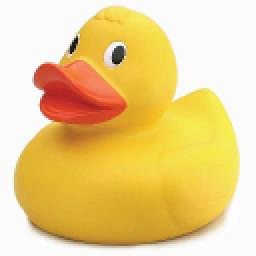
#> input picture prototypes/thresholding/test-data/ducky-128.jpg, 128 x 128 px (shown 2 times larger)
$ python main.py
#> lines starting #> are read from the running program, lines starting #| are printed output that depends on the picture
### prototypes/thresholding/python/threshold.py

thresholds = None

cycle = 0

NUM_OF_SLOTS = 4

slot0 = 0
slot1 = 0
slot2 = 0
slot3 = 0


def set_thresholds( li ):
    global thresholds
    thresholds = li


def compare( value, slot0_en=1, slot1_en=1, slot2_en=1, slot3_en=1 ):
    global slot0
    global slot1
    global slot2
    global slot3

    slot0 = 0
    slot1 = 0
    slot2 = 0
    slot3 = 0

    # These if-statements run parallel
    if ( slot0_en and value >= thresholds[ cycle*NUM_OF_SLOTS ] ):
        slot0 = 1

    if ( slot1_en and value >= thresholds[ cycle*NUM_OF_SLOTS + 1 ]):
        slot1 = 1

    if ( slot2_en and value >= thresholds[ cycle*NUM_OF_SLOTS + 2 ]):
        slot2 = 1

    if ( slot3_en and value >= thresholds[ cycle*NUM_OF_SLOTS + 3 ]):
        slot3 = 1


    if slot3 == 1:
        return True  # Repeat

    return False  # No repeat


def pop_count():
    return slot0 + slot1 + slot2 + slot3


def threshold( value ):
    global cycle

    slot3_en = 1

    while True:
        if ( cycle*NUM_OF_SLOTS + 3 == 7 ):
            slot3_en = 0

        if not compare( value, slot3_en = slot3_en ):
            break

        cycle += 1

    ret = cycle * NUM_OF_SLOTS + pop_count()
    reset()

    return ret


def reset():
    global slot0
    global slot1
    global slot2
    global slot3
    global cycle

    slot0 = 0
    slot1 = 0
    slot2 = 0
    slot3 = 0
    cycle = 0

### prototypes/thresholding/python/main.py

from threshold import threshold, set_thresholds
from PIL import Image
import numpy as np
import matplotlib.pyplot as plt
from sys import exit

li = [ 20, 60, 100, 140, 180, 220, 240 ]

index = lambda i, j, rows: i * rows + j


def threshold_matrix( matrix, li, rows, cols ):
    set_thresholds(li)

    result = np.zeros_like( matrix )

    for row in range(rows):
        for col in range(cols):
            result[index(row, col, rows)] = threshold( matrix[ \
                index(row, col, rows) ])

    return result


def print_result(matrix, rows, cols):
    for row in range(rows):
        for col in range(cols):
            print(result[index(row, col, rows)], sep='  ', end="")
        print()


if __name__ == "__main__":
    img_target = "ducky-128.jpg"
    img = Image.open( "../test-data/" + img_target )
#> img is the input picture: PIL image 128x128 RGB; mean R, G, B 236.7, 206.9, 138.4
    img = img.convert( 'L' )
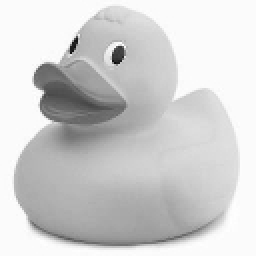
#> img: PIL image 128x128 L (shown 2 times larger); min 11, max 255, mean 208
    img = np.asarray( img )
    dims = img.shape
#> dims = (128, 128)
    img = img.flatten()
#> img = 16384 values, max 255 at index 685, min 11 at index 4025, mean 208

    if img.shape[0] != dims[0] * dims[0]:
        print("Invalid image dimensions")
        exit()

    result = threshold_matrix(img, li, *dims)
#> after the loop in threshold_matrix, `for row in range(rows):`: result = 16384 values, max 7 at index 0, min 0 at index 2598, mean 5.47
    result = result.reshape( dims )
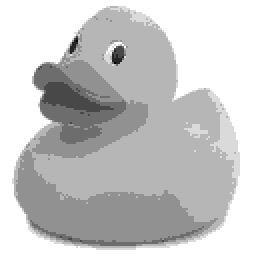
#> result: shape (128, 128) (shown 2 times larger); min 0, max 7, mean 5.47; drawn with min black and max white

    plt.figure(figsize=(12, 12))
    plt.axis( 'off' )
    plt.imshow( result, plt.cm.gray )
    plt.savefig("../result-data/" + img_target)
    plt.close()
